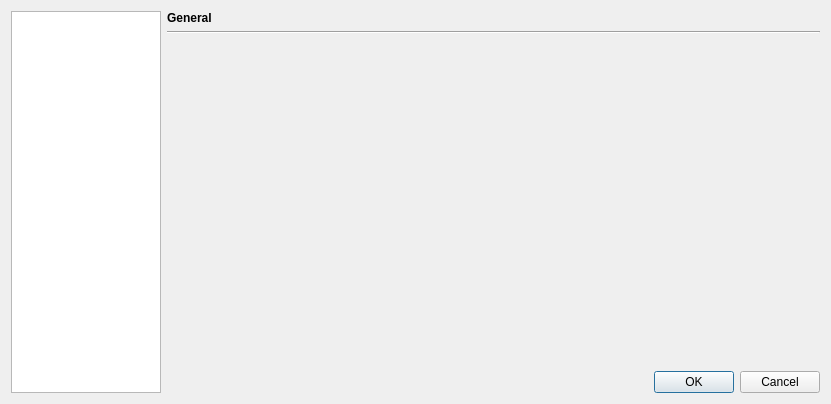
<?xml version="1.0" encoding="UTF-8"?>
<ui version="4.0">
 <class>CustomDialog</class>
 <widget class="QDialog" name="CustomDialog">
  <property name="geometry">
   <rect>
    <x>0</x>
    <y>0</y>
    <width>831</width>
    <height>404</height>
   </rect>
  </property>
  <property name="windowTitle">
   <string>Customize</string>
  </property>
  <layout class="QGridLayout" name="gridLayout_2">
   <item row="0" column="0" rowspan="6">
    <widget class="QListWidget" name="m_listWidget">
     <property name="minimumSize">
      <size>
       <width>150</width>
       <height>0</height>
      </size>
     </property>
     <property name="maximumSize">
      <size>
       <width>150</width>
       <height>16777215</height>
      </size>
     </property>
     <property name="iconSize">
      <size>
       <width>96</width>
       <height>84</height>
      </size>
     </property>
     <property name="movement">
      <enum>QListView::Static</enum>
     </property>
     <property name="gridSize">
      <size>
       <width>120</width>
       <height>90</height>
      </size>
     </property>
     <property name="viewMode">
      <enum>QListView::IconMode</enum>
     </property>
    </widget>
   </item>
   <item row="0" column="1">
    <widget class="QLabel" name="label_18">
     <property name="font">
      <font>
       <weight>75</weight>
       <bold>true</bold>
      </font>
     </property>
     <property name="text">
      <string>General</string>
     </property>
    </widget>
   </item>
   <item row="5" column="1">
    <widget class="QDialogButtonBox" name="m_buttonBox">
     <property name="standardButtons">
      <set>QDialogButtonBox::Cancel|QDialogButtonBox::Ok</set>
     </property>
    </widget>
   </item>
   <item row="2" column="1">
    <widget class="QStackedWidget" name="m_stackedWidget">
     <property name="currentIndex">
      <number>0</number>
     </property>
     <property name="color" stdset="0">
      <color>
       <red>0</red>
       <green>0</green>
       <blue>0</blue>
      </color>
     </property>
     <widget class="QWidget" name="pageToDelete">
      <layout class="QGridLayout"/>
     </widget>
    </widget>
   </item>
   <item row="1" column="1">
    <widget class="Line" name="line_2">
     <property name="orientation">
      <enum>Qt::Horizontal</enum>
     </property>
    </widget>
   </item>
  </layout>
 </widget>
 <tabstops>
  <tabstop>m_listWidget</tabstop>
 </tabstops>
 <resources>
  <include location="../../../components/xinxpluginselector.qrc"/>
  <include location="../../application.qrc"/>
 </resources>
 <connections>
  <connection>
   <sender>m_listWidget</sender>
   <signal>currentTextChanged(QString)</signal>
   <receiver>label_18</receiver>
   <slot>setText(QString)</slot>
   <hints>
    <hint type="sourcelabel">
     <x>103</x>
     <y>27</y>
    </hint>
    <hint type="destinationlabel">
     <x>231</x>
     <y>16</y>
    </hint>
   </hints>
  </connection>
  <connection>
   <sender>m_listWidget</sender>
   <signal>currentRowChanged(int)</signal>
   <receiver>m_stackedWidget</receiver>
   <slot>setCurrentIndex(int)</slot>
   <hints>
    <hint type="sourcelabel">
     <x>95</x>
     <y>190</y>
    </hint>
    <hint type="destinationlabel">
     <x>165</x>
     <y>108</y>
    </hint>
   </hints>
  </connection>
  <connection>
   <sender>m_buttonBox</sender>
   <signal>accepted()</signal>
   <receiver>CustomDialog</receiver>
   <slot>accept()</slot>
   <hints>
    <hint type="sourcelabel">
     <x>623</x>
     <y>385</y>
    </hint>
    <hint type="destinationlabel">
     <x>246</x>
     <y>401</y>
    </hint>
   </hints>
  </connection>
  <connection>
   <sender>m_buttonBox</sender>
   <signal>rejected()</signal>
   <receiver>CustomDialog</receiver>
   <slot>reject()</slot>
   <hints>
    <hint type="sourcelabel">
     <x>771</x>
     <y>378</y>
    </hint>
    <hint type="destinationlabel">
     <x>667</x>
     <y>402</y>
    </hint>
   </hints>
  </connection>
 </connections>
</ui>
